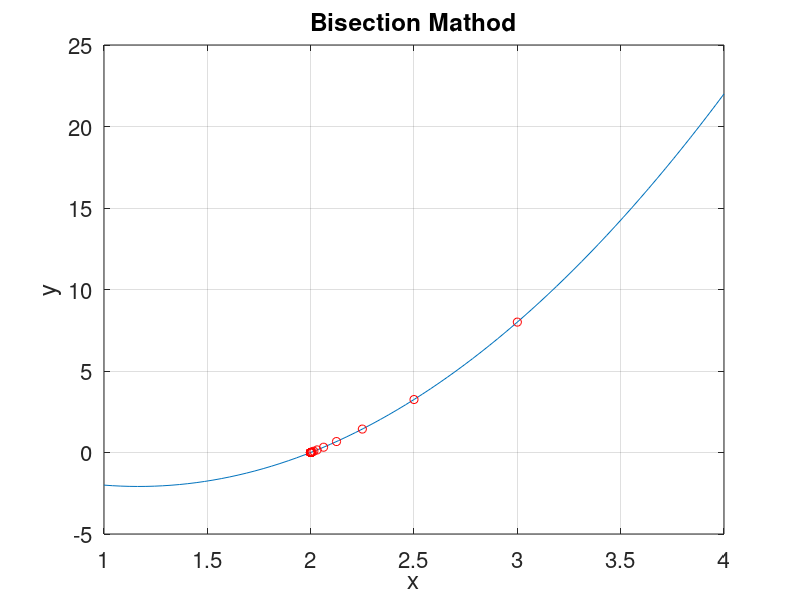

Source code (MATLAB):

function retval = Task102 ()

  function y = f(x)
    y = 3*x.^2 - 7*x + 2;
  endfunction

  a=1;
  b=4;
  t=1e-4;

  roots = [];
  it = 0;

  while (b-a)/2 > t
  bm = a+b/2;
  roots = [roots; bm];

  if f(bm)== 0
    break;
  elseif f(bm) < 0
    a = bm;
  else
    b = bm;
  endif
  it++;
  endwhile
  fprintf('%d th iterations and the root is: %f\n', it, roots(end));

  x=linspace(1,4,75);
  y = f(x);
  figure;
  plot(x,y);
  hold on;
  plot(roots,f(roots), 'or');
  xlabel('x');
  ylabel('y');
  set(gca,"fontsize",16);
  title('Bisection Mathod');
  grid on;

endfunction
